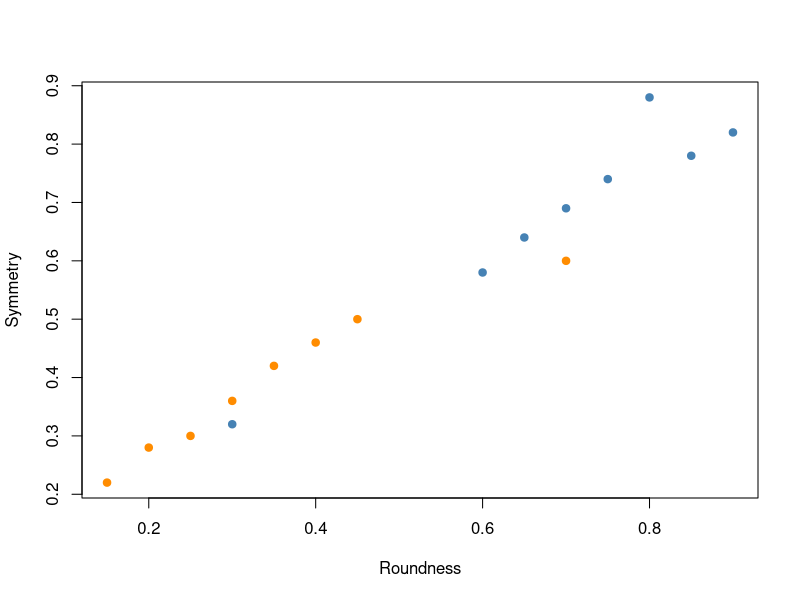
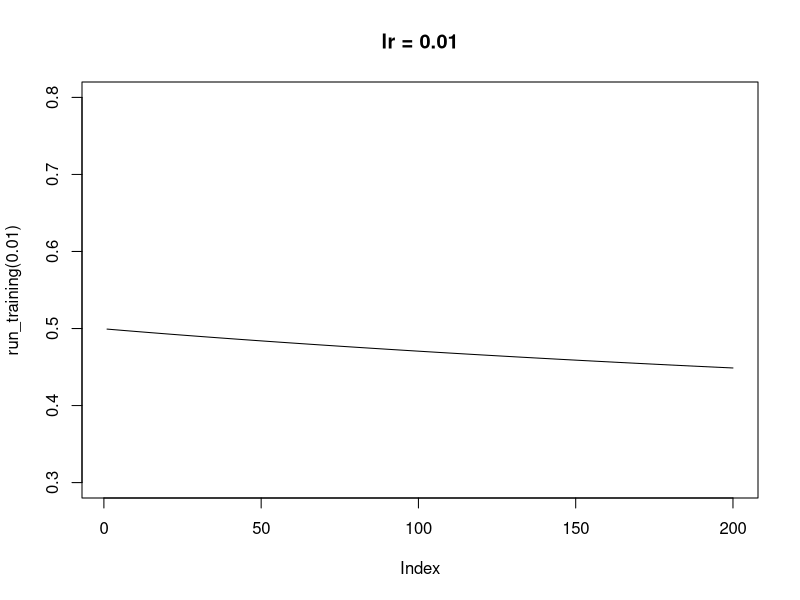
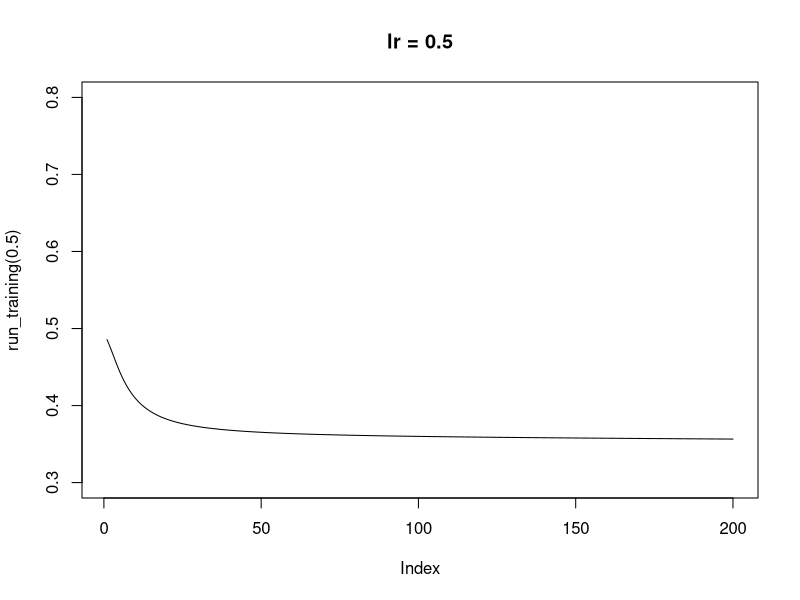
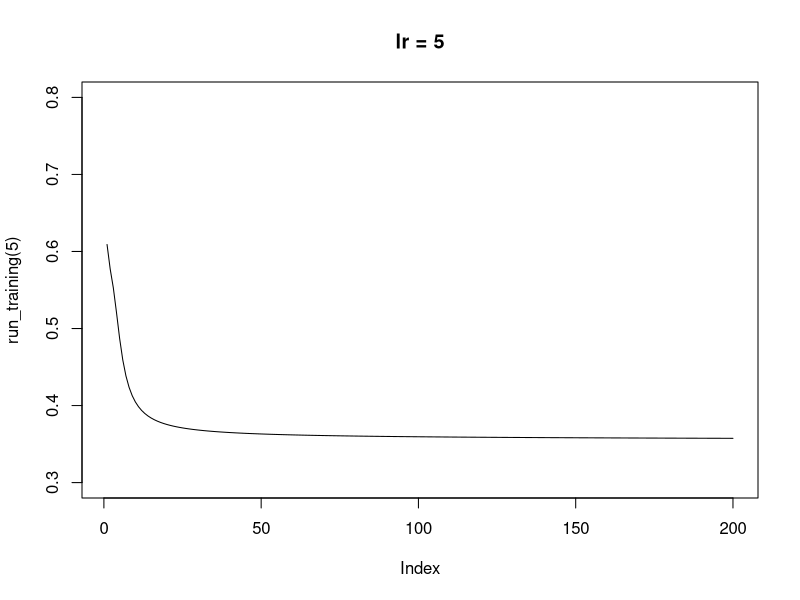
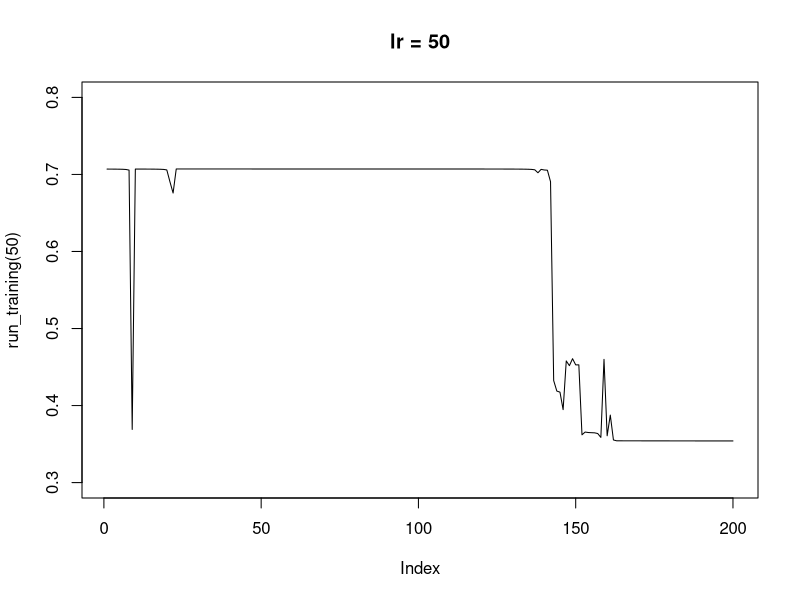
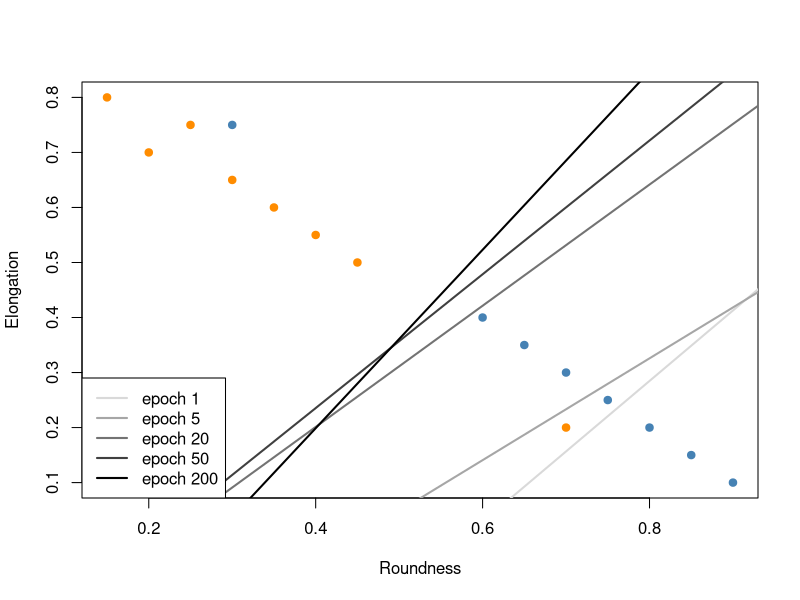

Reproduce these figures in R, in order.
## ---- chunk 1
roundness  <- c(0.9, 0.85, 0.8, 0.75, 0.7, 0.65, 0.6, 0.3,
                0.2, 0.15, 0.25, 0.3, 0.35, 0.4, 0.45, 0.7)
elongation <- c(0.1, 0.15, 0.2, 0.25, 0.3, 0.35, 0.4, 0.75,
                0.7, 0.8, 0.75, 0.65, 0.6, 0.55, 0.5, 0.2)
symmetry   <- c(0.82, 0.78, 0.88, 0.74, 0.69, 0.64, 0.58, 0.32,
                0.28, 0.22, 0.30, 0.36, 0.42, 0.46, 0.50, 0.60)
category   <- c(1, 1, 1, 1, 1, 1, 1, 1,
                0, 0, 0, 0, 0, 0, 0, 0)
data <- data.frame(roundness, elongation, symmetry, category)

sigmoid <- function(x) {
  1 / (1 + exp(-x))
}
perceptron <- function(weights, bias, x) {
  sigmoid(sum(weights * x) + bias)
}
rmsd <- function(weights, bias, data, feature_names) {
  X <- as.matrix(data[, feature_names])
  predicted <- apply(X, 1, function(x) perceptron(weights, bias, x))
  sqrt(mean((data$category - predicted)^2))
}
## ---- chunk 2
plot(data$roundness, data$symmetry, pch = 19,
     col = ifelse(data$category == 1, "steelblue", "darkorange"),
     xlab = "Roundness", ylab = "Symmetry")
## ---- chunk 3
x1_two_features <- c(data$roundness[1], data$elongation[1])
perceptron(weights = c(2, -2), bias = 0, x = x1_two_features)
## ---- chunk 4
feature_names <- c("roundness", "elongation", "symmetry")
rmsd(c(1, 1, 1), 0, data, feature_names)
rmsd(c(6, -6, 6), 0, data, feature_names)
rmsd(c(8, -8, 8), 0, data, feature_names)
## ---- chunk 5
feature_names <- c("roundness", "elongation", "symmetry")
weights <- c(0.1, 0.1, 0.1); bias <- 0.1; lr <- 0.5; n_epochs <- 200
loss_history <- numeric(n_epochs)
for (epoch in 1:n_epochs) {
  for (i in 1:nrow(data)) {
    xi <- as.numeric(data[i, feature_names])
    target <- data$category[i]
    pred <- perceptron(weights, bias, xi)
    delta <- (target - pred) * pred * (1 - pred)
    weights <- weights + lr * delta * xi
    bias <- bias + lr * delta
  }
  loss_history[epoch] <- rmsd(weights, bias, data, feature_names)
}
loss_history[n_epochs]   # about 0.357

feature_names2 <- c("roundness", "elongation")
weights2 <- c(0.1, 0.1); bias2 <- 0.1
loss_history2 <- numeric(n_epochs)
for (epoch in 1:n_epochs) {
  for (i in 1:nrow(data)) {
    xi <- as.numeric(data[i, feature_names2])
    target <- data$category[i]
    pred <- perceptron(weights2, bias2, xi)
    delta <- (target - pred) * pred * (1 - pred)
    weights2 <- weights2 + lr * delta * xi
    bias2 <- bias2 + lr * delta
  }
  loss_history2[epoch] <- rmsd(weights2, bias2, data, feature_names2)
}
loss_history2[n_epochs]   # about 0.361
## ---- chunk 6
# (run right after the three-feature Exercise 8 training)
feature_names <- c("roundness", "elongation", "symmetry")
X <- as.matrix(data[, feature_names])
predicted_prob <- apply(X, 1, function(x) perceptron(weights, bias, x))
predicted_category <- ifelse(predicted_prob >= 0.5, 1, 0)

data.frame(prob = round(predicted_prob, 2),
           predicted = predicted_category,
           actual = data$category)
## ---- chunk 7
run_training <- function(lr_value, n_epochs = 200) {
  weights <- c(0.1, 0.1, 0.1); bias <- 0.1
  loss_history <- numeric(n_epochs)
  for (epoch in 1:n_epochs) {
    for (i in 1:nrow(data)) {
      xi <- as.numeric(data[i, feature_names])
      target <- data$category[i]
      pred <- perceptron(weights, bias, xi)
      delta <- (target - pred) * pred * (1 - pred)
      weights <- weights + lr_value * delta * xi
      bias <- bias + lr_value * delta
    }
    loss_history[epoch] <- rmsd(weights, bias, data, feature_names)
  }
  loss_history
}

plot(run_training(0.01), type = "l", main = "lr = 0.01", ylim = c(0.3, 0.8))
plot(run_training(0.5),  type = "l", main = "lr = 0.5",  ylim = c(0.3, 0.8))
plot(run_training(5),    type = "l", main = "lr = 5",    ylim = c(0.3, 0.8))
plot(run_training(50),   type = "l", main = "lr = 50",   ylim = c(0.3, 0.8))
## ---- chunk 8
feature_names <- c("roundness", "elongation")
weights <- c(0.1, 0.1); bias <- 0.1
checkpoints <- c(1, 5, 20, 50, 200)
saved <- list()
for (epoch in 1:200) {
  for (i in 1:nrow(data)) {
    xi <- as.numeric(data[i, feature_names])
    target <- data$category[i]
    pred <- perceptron(weights, bias, xi)
    delta <- (target - pred) * pred * (1 - pred)
    weights <- weights + 0.5 * delta * xi
    bias <- bias + 0.5 * delta
  }
  if (epoch %in% checkpoints) saved[[as.character(epoch)]] <- c(weights, bias)
}

plot(data$roundness, data$elongation, pch = 19,
     col = ifelse(data$category == 1, "steelblue", "darkorange"),
     xlab = "Roundness", ylab = "Elongation")
x_seq <- seq(0, 1, length.out = 100)
cols <- c("gray85", "gray65", "gray45", "gray25", "black")
for (k in seq_along(checkpoints)) {
  w <- saved[[as.character(checkpoints[k])]]
  lines(x_seq, -(w[1] * x_seq + w[3]) / w[2], col = cols[k], lwd = 2)
}
legend("bottomleft", legend = paste("epoch", checkpoints), col = cols, lwd = 2)
## ---- chunk 9
weights <- c(0.1, 0.1); bias <- 0.1
n_epochs <- 2000; lr <- 5
x1 <- c(0, 0, 1, 1); x2 <- c(0, 1, 0, 1); category_xor <- c(0, 1, 1, 0)
xor_data <- data.frame(x1, x2, category = category_xor)

for (epoch in 1:n_epochs) {
  for (i in 1:nrow(xor_data)) {
    xi <- c(xor_data$x1[i], xor_data$x2[i])
    target <- xor_data$category[i]
    pred <- perceptron(weights, bias, xi)
    delta <- (target - pred) * pred * (1 - pred)
    weights <- weights + lr * delta * xi
    bias <- bias + lr * delta
  }
}
# same rmsd() reuse as the handout's training loop -- xor_data has a category
# column, so the function works unchanged
rmsd(weights, bias, xor_data, c("x1", "x2"))
